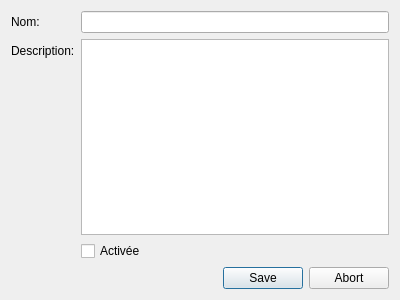
<?xml version="1.0" encoding="UTF-8"?>
<ui version="4.0">
 <class>VueGestionAction</class>
 <widget class="QDialog" name="VueGestionAction">
  <property name="geometry">
   <rect>
    <x>0</x>
    <y>0</y>
    <width>400</width>
    <height>300</height>
   </rect>
  </property>
  <property name="windowTitle">
   <string>Dialog</string>
  </property>
  <layout class="QVBoxLayout" name="verticalLayout">
   <item>
    <layout class="QFormLayout" name="formLayout">
     <item row="1" column="0">
      <widget class="QLabel" name="etiquetteNom">
       <property name="text">
        <string>Nom:</string>
       </property>
      </widget>
     </item>
     <item row="1" column="1">
      <widget class="QLineEdit" name="champNom"/>
     </item>
     <item row="2" column="0">
      <widget class="QLabel" name="etiquetteDesc">
       <property name="text">
        <string>Description:</string>
       </property>
      </widget>
     </item>
     <item row="3" column="1">
      <widget class="QCheckBox" name="caseActivee">
       <property name="text">
        <string>Activée</string>
       </property>
      </widget>
     </item>
     <item row="2" column="1">
      <widget class="QPlainTextEdit" name="champDesc"/>
     </item>
    </layout>
   </item>
   <item>
    <widget class="QDialogButtonBox" name="buttonBox">
     <property name="standardButtons">
      <set>QDialogButtonBox::Abort|QDialogButtonBox::Save</set>
     </property>
    </widget>
   </item>
  </layout>
 </widget>
 <tabstops>
  <tabstop>champNom</tabstop>
  <tabstop>champDesc</tabstop>
  <tabstop>caseActivee</tabstop>
  <tabstop>buttonBox</tabstop>
 </tabstops>
 <resources/>
 <connections>
  <connection>
   <sender>buttonBox</sender>
   <signal>accepted()</signal>
   <receiver>VueGestionAction</receiver>
   <slot>accept()</slot>
   <hints>
    <hint type="sourcelabel">
     <x>248</x>
     <y>254</y>
    </hint>
    <hint type="destinationlabel">
     <x>157</x>
     <y>274</y>
    </hint>
   </hints>
  </connection>
  <connection>
   <sender>buttonBox</sender>
   <signal>rejected()</signal>
   <receiver>VueGestionAction</receiver>
   <slot>reject()</slot>
   <hints>
    <hint type="sourcelabel">
     <x>316</x>
     <y>260</y>
    </hint>
    <hint type="destinationlabel">
     <x>286</x>
     <y>274</y>
    </hint>
   </hints>
  </connection>
 </connections>
</ui>
